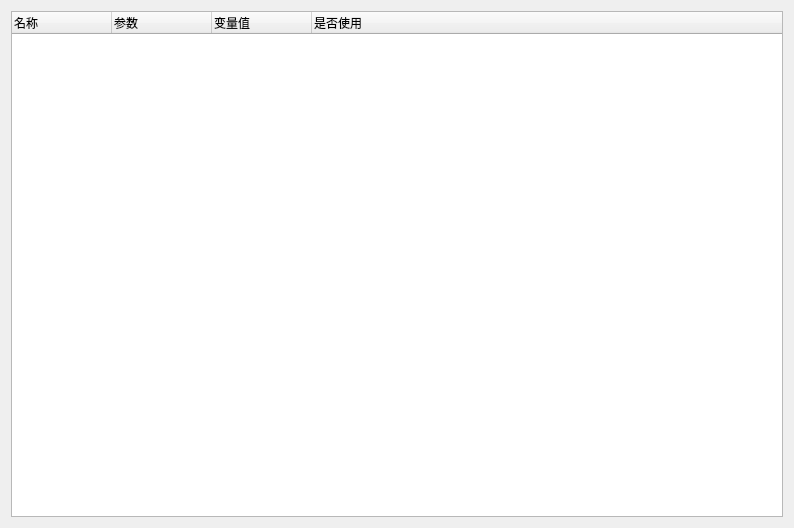
<?xml version="1.0" encoding="UTF-8"?>
<ui version="4.0">
 <class>SeerStackLocalsBrowserWidgetForm</class>
 <widget class="QWidget" name="SeerStackLocalsBrowserWidgetForm">
  <property name="geometry">
   <rect>
    <x>0</x>
    <y>0</y>
    <width>794</width>
    <height>528</height>
   </rect>
  </property>
  <property name="windowTitle">
   <string>Form</string>
  </property>
  <layout class="QGridLayout" name="gridLayout">
   <item row="0" column="0" colspan="2">
    <widget class="QTreeWidget" name="localsTreeWidget">
     <property name="columnCount">
      <number>4</number>
     </property>
     <column>
      <property name="text">
       <string>名称</string>
      </property>
     </column>
     <column>
      <property name="text">
       <string>参数</string>
      </property>
     </column>
     <column>
      <property name="text">
       <string>变量值</string>
      </property>
     </column>
     <column>
      <property name="text">
       <string>是否使用</string>
      </property>
     </column>
    </widget>
   </item>
  </layout>
 </widget>
 <resources/>
 <connections/>
</ui>
